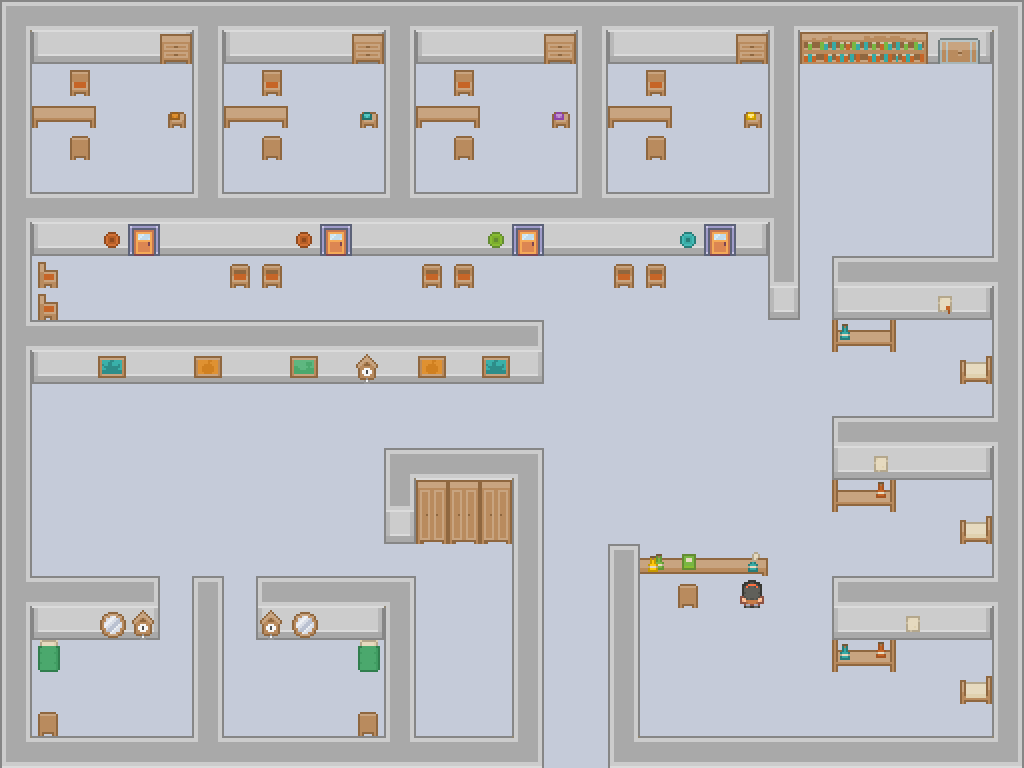

The image is a tile-based game level rendered from a .tmx file. Its description and source (layers, tilesets, objects; grid data summarised) follow:
An orthogonal 32x24 tile map with 32x32 px tiles, 5 tile layers (Floor, Walls, Objects, Objects2, ...), 2 tilesets and 36 objects (33x wall, door, door_spawn, npc).

<map version="1.5" tiledversion="1.5.0" orientation="orthogonal" renderorder="left-up" width="32" height="24" tilewidth="32" tileheight="32" infinite="0" nextlayerid="8" nextobjectid="38">
 <tileset firstgid="1" source="roguelikeSheet_transparent.tsx" />
 <tileset firstgid="1768" source="tilemap_packed2.tsx" />
 <objectgroup id="3" name="Warstwa Obiektu 1">
  <object id="1" name="door_hospital_out" type="door" x="546" y="738.667" width="58" height="26.6667">
   <properties>
    <property name="map" value="map_alpha2.tmx" />
   </properties>
  </object>
  <object id="2" name="door_hospital_in_spawn" type="door_spawn" x="546.75" y="705.5" width="58.6667" height="27.3333" />
  <object id="3" name="wall" x="6.9095" y="7.0945" width="18.181" height="752.811" />
  <object id="4" name="wall" x="198.91" y="582.095" width="18.181" height="149.811" />
  <object id="5" name="wall" x="389.909" y="586.095" width="18.181" height="145.811" />
  <object id="6" name="wall" x="518.909" y="455.094" width="18.181" height="276.811" />
  <object id="7" name="wall" x="613.909" y="549.095" width="18.181" height="181.811" />
  <object id="8" name="wall" x="997.909" y="5.0945" width="18.181" height="756.811" />
  <object id="9" name="wall" x="774.909" y="39.0945" width="18.181" height="272.811" />
  <object id="10" name="wall" x="581.909" y="36.0945" width="18.181" height="152.811" />
  <object id="12" name="wall" x="390.909" y="37.0945" width="18.181" height="147.811" />
  <object id="13" name="wall" x="199.909" y="41.0945" width="18.181" height="144.811" />
  <object id="14" name="wall" x="390.909" y="488.094" width="18.181" height="50.811" />
  <object id="15" name="wall" x="39.9095" y="741.094" width="495.181" height="25.811" />
  <object id="16" name="wall" x="37.9095" y="329.094" width="497.181" height="49.811" />
  <object id="17" name="wall" x="37.9095" y="198.094" width="725.181" height="53.811" />
  <object id="18" name="wall" x="34.9095" y="6.0945" width="950.181" height="21.811" />
  <object id="19" name="wall" x="805.909" y="36.0945" width="178.181" height="23.811" />
  <object id="20" name="wall" x="835.909" y="260.094" width="155.181" height="51.811" />
  <object id="21" name="wall" x="837.909" y="423.094" width="150.181" height="52.811" />
  <object id="22" name="wall" x="839.909" y="584.094" width="146.181" height="49.811" />
  <object id="23" name="wall" x="617.909" y="742.095" width="372.181" height="20.811" />
  <object id="24" name="wall" x="34.9095" y="582.094" width="120.181" height="51.811" />
  <object id="25" name="wall" x="261.909" y="582.095" width="118.181" height="54.811" />
  <object id="26" name="wall" x="35.9095" y="37.0945" width="149.181" height="18.811" />
  <object id="27" name="wall" x="228.91" y="35.0945" width="149.181" height="26.811" />
  <object id="28" name="wall" x="422.909" y="37.0945" width="144.181" height="22.811" />
  <object id="29" name="wall" x="615.909" y="36.0945" width="144.181" height="23.811" />
  <object id="30" name="wall" x="838.909" y="325.094" width="53.181" height="22.811" />
  <object id="31" name="wall" x="838.909" y="484.094" width="49.181" height="24.811" />
  <object id="32" name="wall" x="836.909" y="644.095" width="55.181" height="24.811" />
  <object id="33" name="wall" x="865.909" y="579.095" width="18.181" height="83.811" />
  <object id="34" name="wall" x="645.909" y="551.095" width="118.181" height="20.811" />
  <object id="35" name="wall" x="390.909" y="456.094" width="119.181" height="20.811" />
  <object id="36" name="wall" x="421.909" y="484.094" width="85.181" height="55.811" />
  <object id="37" name="npc_six" type="npc" x="739" y="579" width="25" height="26" />
 </objectgroup>
 <layer id="2" name="Floor" width="32" height="24">
  <data>[768 cells, 768 non-empty, 1 distinct tile ids]</data>
 </layer>
 <layer id="1" name="Walls" width="32" height="24">
  <data>[768 cells, 314 non-empty, 18 distinct tile ids]</data>
 </layer>
 <layer id="4" name="Objects" width="32" height="24">
  <data>[768 cells, 39 non-empty, 11 distinct tile ids]</data>
 </layer>
 <layer id="5" name="Objects2" width="32" height="24">
  <data>[768 cells, 51 non-empty, 31 distinct tile ids]</data>
 </layer>
 <layer id="7" name="NPC" width="32" height="24">
  <data>[768 cells, 1 non-empty, 1 distinct tile ids]</data>
 </layer>
</map>